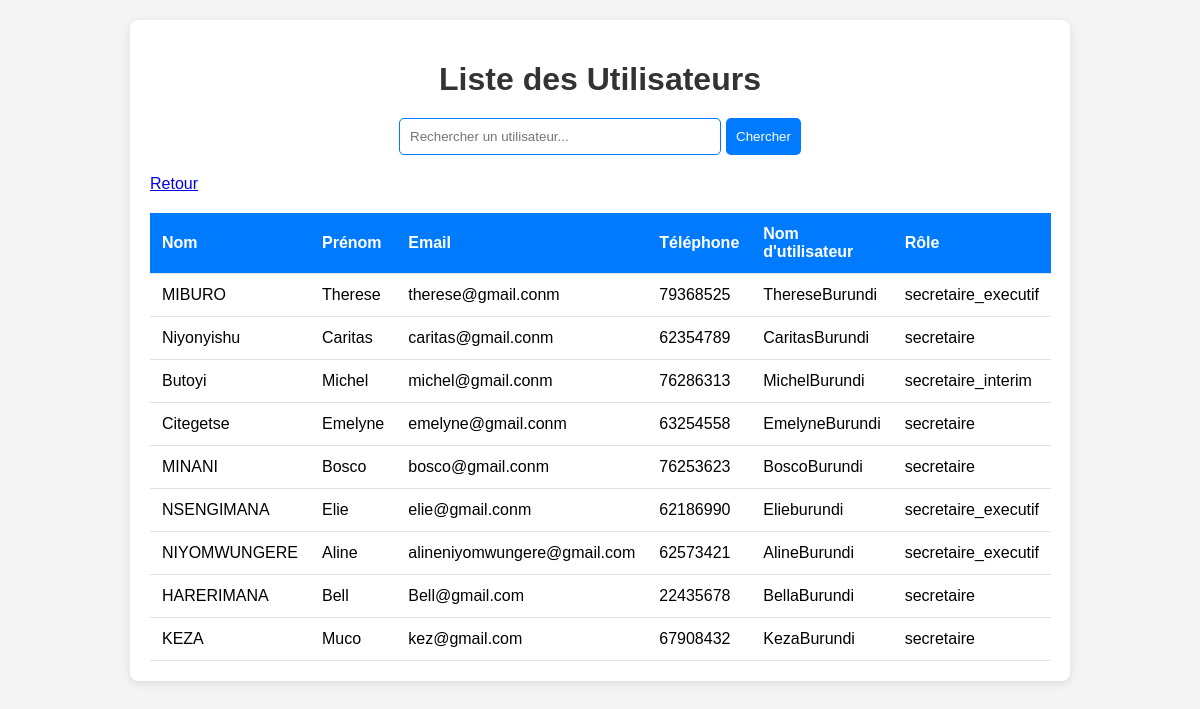
The app's page /affichage/affichage_utilisateur.php with its own data.
### tables this page shows
CREATE TABLE `utilisateurs` (
  `id_utilisateur` int(11) NOT NULL,
  `nom` varchar(255) NOT NULL,
  `prenom` varchar(255) NOT NULL,
  `telephone` varchar(20) NOT NULL,
  `email` varchar(255) NOT NULL,
  `username` varchar(50) NOT NULL,
  `password` varchar(255) NOT NULL,
  `role` varchar(50) NOT NULL,
  `created_at` timestamp NOT NULL DEFAULT current_timestamp()
);

### affichage/affichage_utilisateur.php (the view, shortened to what this page needs)
<?php
include "../connexion.php";
$searchTerm = '';
if (isset($_GET['search'])) {
    $searchTerm = htmlspecialchars($_GET['search']);
    $affichageUtilisateur = $conn->prepare("SELECT id_utilisateur, nom, prenom, email, telephone, username, role
        FROM utilisateurs
        WHERE nom LIKE :searchTerm OR prenom LIKE :searchTerm");
    $affichageUtilisateur->execute([':searchTerm' => '%' . $searchTerm . '%']);
} else {
    $affichageUtilisateur = $conn->query("SELECT id_utilisateur, nom, prenom, email, telephone, username, role FROM utilisateurs");
}
?>
<!DOCTYPE html>
<html lang="fr">
<head>
</head>
<body>
<div class="container">
    <h1>Liste des Utilisateurs</h1>
    <form action="" method="GET" class="search-container">
        <input type="text" name="search" placeholder="Rechercher un utilisateur..." value="<?php echo htmlspecialchars($searchTerm); ?>">
        <button type="submit">Chercher</button>
    </form>
    <table>
        <thead>
            <tr>
                <th>Nom</th>
                <th>Prénom</th>
                <th>Email</th>
                <th>Téléphone</th>
                <th>Nom d'utilisateur</th>
                <th>Rôle</th>
            </tr>
        </thead>
        <tbody>
            <?php while ($utilisateur = $affichageUtilisateur->fetch(PDO::FETCH_ASSOC)) { ?>
                <tr>
                    <td><?php echo htmlspecialchars($utilisateur["nom"]); ?></td>
                    <td><?php echo htmlspecialchars($utilisateur["prenom"]); ?></td>
                    <td><?php echo htmlspecialchars($utilisateur["email"]); ?></td>
                    <td><?php echo htmlspecialchars($utilisateur["telephone"]); ?></td>
                    <td><?php echo htmlspecialchars($utilisateur["username"]); ?></td>
                    <td><?php echo htmlspecialchars($utilisateur["role"]); ?></td>
                </tr>
            <?php } ?>
             <a href="secretaire_executif.php" class="btn">Retour</a>
        </tbody>
    </table>
</div>
</body>
</html>

### affichage/affichage_utilisateur.php (style rules this page uses)
body { font-family: 'Arial', sans-serif; background-color: #f4f4f4; margin: 0; padding: 20px; }
.container { max-width: 900px; margin: auto; padding: 20px; background: #fff; border-radius: 8px; box-shadow: 0 2px 10px rgba(0, 0, 0, 0.1); }
h1 { text-align: center; color: #333; margin-bottom: 20px; }
.search-container { display: flex; justify-content: center; margin-bottom: 20px; }
.search-container input { padding: 10px; width: 300px; border: 1px solid #007BFF; border-radius: 5px; }
.search-container button { padding: 10px; background-color: #007BFF; color: white; border: none; border-radius: 5px; cursor: pointer; margin-left: 5px; transition: background-color 0.3s ease; }
table { width: 30%; border-collapse: collapse; margin-top: 20px; }
th, td { padding: 12px; text-align: left; border-bottom: 1px solid #dee2e6; }
th { background-color: #007BFF; color: white; }

### records on screen
utilisateurs: nom "MIBURO", prenom "Therese", email "therese@gmail.conm", telephone "79368525", username "ThereseBurundi", role "secretaire_executif"
utilisateurs: nom "Niyonyishu", prenom "Caritas", email "caritas@gmail.conm", telephone "62354789", username "CaritasBurundi", role "secretaire"
utilisateurs: nom "Butoyi", prenom "Michel", email "michel@gmail.conm", telephone "76286313", username "MichelBurundi", role "secretaire_interim"
utilisateurs: nom "Citegetse", prenom "Emelyne", email "emelyne@gmail.conm", telephone "63254558", username "EmelyneBurundi", role "secretaire"
utilisateurs: nom "MINANI", prenom "Bosco", email "bosco@gmail.conm", telephone "76253623", username "BoscoBurundi", role "secretaire"
utilisateurs: nom "NSENGIMANA", prenom "Elie", email "elie@gmail.conm", telephone "62186990", username "Elieburundi", role "secretaire_executif"
utilisateurs: nom "NIYOMWUNGERE", prenom "Aline", email "alineniyomwungere@gmail.com", telephone "62573421", username "AlineBurundi", role "secretaire_executif"
utilisateurs: nom "HARERIMANA", prenom "Bell", email "Bell@gmail.com", telephone "22435678", username "BellaBurundi", role "secretaire"
utilisateurs: nom "KEZA", prenom "Muco", email "kez@gmail.com", telephone "67908432", username "KezaBurundi", role "secretaire"
